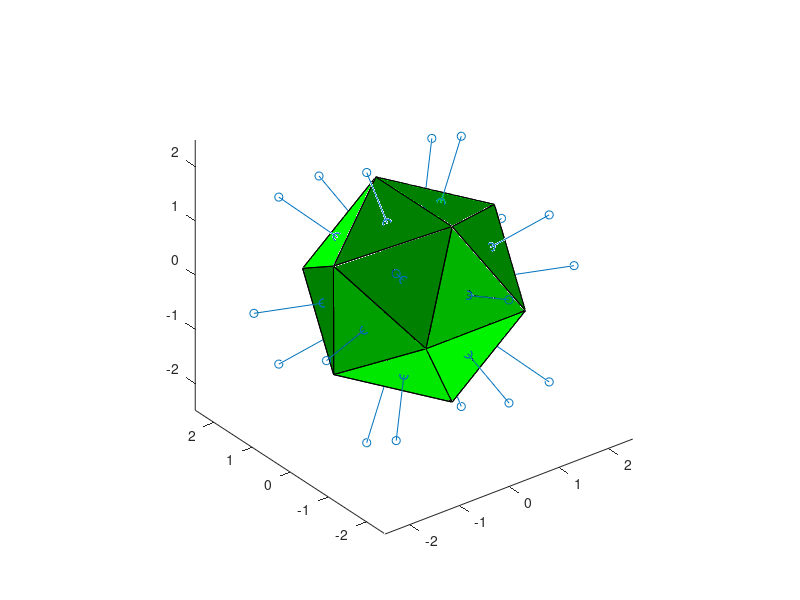

MATLAB code for this plot:
%phongColors

phi=(1+sqrt(5))/2; %golden ratio
vert=[0 1 phi;
    0 1 -phi;
    0 -1 phi;
    0 -1 -phi;
    1 phi 0;
    1 -phi 0;
    -1 phi 0;
    -1 -phi 0;
    phi 0 1;
    phi 0 -1;
    -phi 0 1;
    -phi 0 -1];
face =[1     5     9
    6     3     9
    1     3    11
    3     1     9
    7     2     5
    7     1    11
    1     7     5
    10     6     9
    5    10     9
    2    10     5
    10     4     6
    4    10     2
    4     8     6
    3     8    11
    8     3     6
    7    12     2
    12     4     2
    12     7    11
    8    12    11
    12     8     4];

%face=[12 8 4;8 12 11;7    12     2];
%h=patch('vertices',vert,'faces',face,'facecolor','g');
% get(h)

kd=0.5;
ka=0.5;
ks=0.5;
refl=1;
l=[0 2 2];
nCap=[0 0 0];
for n=1:length(face)
    v1=vert(face(n,1),:);
    v2=vert(face(n,2),:);
    centroid=mean(vert(face(n,:),:));
    line(centroid(1),centroid(2),centroid(3),'marker','o');
    
    fn=cross(centroid-v1,centroid-v2);
    line([centroid(1) centroid(1)-fn(1)],[centroid(2) centroid(2)-fn(2)],[centroid(3) centroid(3)-fn(3)],'marker','o');
    const=dot(l/sqrt(sum(l.^2)),fn/sqrt(sum(fn.^2)));
    nCap=fn/sqrt(sum(fn.^2));
    d=(l-centroid)/sqrt(sum((l-centroid).^2));
    xD=-l+2*centroid+2*nCap*(dot(d,nCap));
    cc=dot(xD,l);
    xDcap=cc/sqrt(sum(cc.^2));
    intens=ka+kd*max(0,const)+ks*max(0,xDcap^refl);
    
    patch('vertices',vert(face(n,:),:),'faces',[1 2 3],'facecolor',intens*[0 1 0]);
end
view(3)
axis equal
